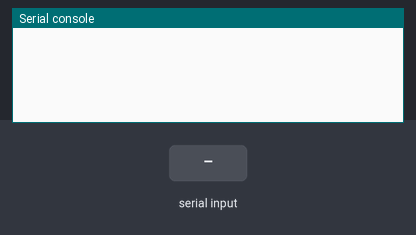
This program was run on a simulated ESP32 board running MicroPython. Parts: the last lines printed to the serial console. The test bench sets the inputs (shaded band).

Above: at 1.2 s.
1.3 s: "1\n" received over the second serial link
At 2.5 s:
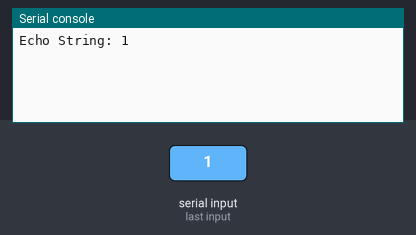
2.8 s: "0\n" received over the second serial link
At 3.7 s:
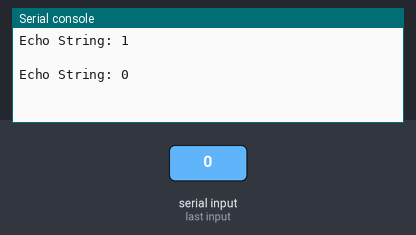
4.3 s: "2\n" received over the second serial link
At 4.9 s:
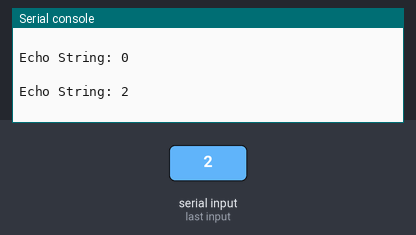

The program:

i2c_test.py
```python
from machine import UART,Pin
import utime

# 初始化一个UART对象
uart = UART(2, baudrate=9600, rx=13,tx=12,timeout=10)
while True:
    if uart.any():
        bin_data = uart.readline()
        # 将手到的信息打印在终端
        #print('Echo Byte: {}'.format(bin_data))
        # 将字节数据转换为字符串 字节默认为UTF-8编码
        print('Echo String: {}'.format(bin_data.decode()))
```

Measured:
- after the input at 1.3 s, the serial console: prints a new line at once (image 1)
- after the input at 2.8 s, the serial console: prints a new line at once (image 2)
- after the input at 4.3 s, the serial console: prints a new line at once (image 3)
